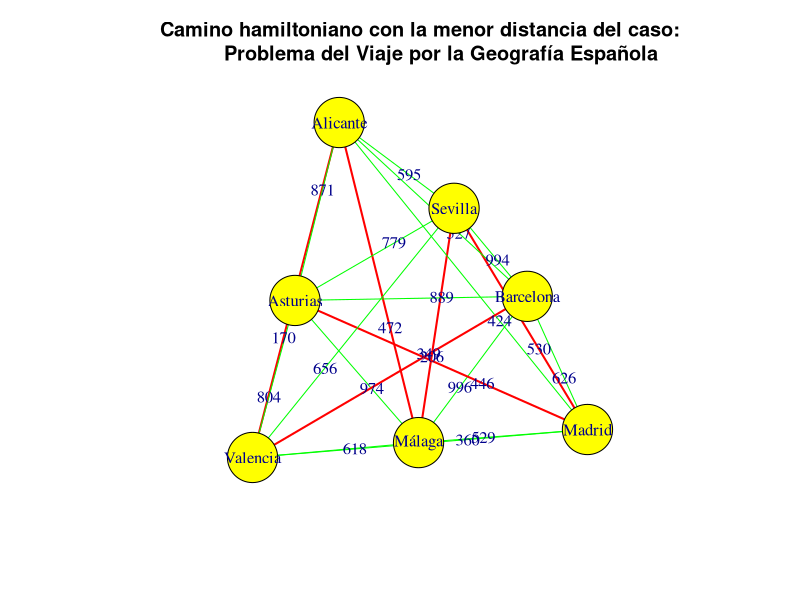

Reproduce this figure in R.
install.packages("igraph")

library(igraph)

ciudades <- c("Málaga", "Madrid", "Barcelona", "Valencia", "Sevilla", "Alicante", "Asturias")

distancias <- data.frame(
  from = c("Málaga", "Málaga", "Málaga", "Málaga", "Málaga", "Málaga",
           "Madrid", "Madrid", "Madrid", "Madrid", "Madrid", 
           "Barcelona", "Barcelona", "Barcelona", "Barcelona", 
           "Valencia", "Valencia", "Valencia", 
           "Sevilla", "Sevilla",
           "Alicante"),
  to = c("Madrid", "Barcelona", "Valencia", "Sevilla", "Alicante", "Asturias",
         "Barcelona", "Valencia", "Sevilla", "Alicante", "Asturias", 
         "Valencia", "Sevilla", "Alicante", "Asturias", 
         "Sevilla", "Alicante", "Asturias", 
         "Alicante", "Asturias", 
         "Asturias"),
  peso = c(529, 996, 618, 206, 472, 974,
           626, 360, 530, 424, 446, 
           349, 994, 527, 889,
           656, 170, 804,
           595, 779,
           871)
)

#Impresion de datos
print(ciudades)

print(distancias)

g <- graph_from_data_frame(distancias, directed = FALSE)
E(g)$weight <- distancias$peso
V(g)$name <- ciudades


is_hamiltonian_path <- function(graph, path) {
  n <- length(V(graph))
  if (length(path) != n) return(FALSE)
  
  for (i in 1:(n - 1)) {
    if (!are_adjacent(graph, path[i], path[i + 1])) return(FALSE) 
  }
  return(TRUE)
}

find_hamiltonian_paths <- function(graph, current_path) {
  if (length(current_path) == length(V(graph))){
    return(list(current_path))
  }
  paths <- list()
  for (neighbor in neighbors(graph, tail(current_path, n=1))) {
    if(!(neighbor %in% current_path)){
      new_path <- c(current_path, neighbor)
      paths <- c(paths, find_hamiltonian_paths(graph, new_path))
    }
  }
  return(paths)
}

calculate_path_distance <- function(graph, path) {
  total_distance <- 0
  
  for (i in 1:(length(path) - 1)) {
    edge_id <- get.edge.ids(graph, c(path[i], path[i + 1]))
    total_distance <- total_distance + E(graph)[edge_id]$weight
  }
  return(total_distance)
}

#Busqueda de cada vertice
hamiltonian_paths <- list()
for (start_vertex in V(g)) {
  hamiltonian_paths <- c(hamiltonian_paths, find_hamiltonian_paths(g, c(start_vertex)))
}

unique_hamiltonian_paths <- Filter(function(path) is_hamiltonian_path(g, path), hamiltonian_paths)

is_unique_path <- function(path, path_list) {
  for (p in path_list) {
    if (all(path == p)) {
      return(FALSE)
    }
  }
  return(TRUE)
}

unique_hamiltonian_paths <- list()
for (path in hamiltonian_paths) {
  if (is_unique_path(path, unique_hamiltonian_paths)) {
    unique_hamiltonian_paths <- c(unique_hamiltonian_paths, list(path))
  }
}


print(unique_hamiltonian_paths)


path_distances <- sapply(unique_hamiltonian_paths, function(path) calculate_path_distance(g, path))


if (length(path_distances) > 0) {
  min_distance <- min(path_distances)
  min_distance_paths <- unique_hamiltonian_paths[path_distances == min_distance]
} else {
  min_distance_paths <- list()
}


if (length(min_distance_paths) > 0) {
  print("Se encontraron caminos Hamiltonianos con la menor distancia:")
  print(min_distance_paths)
  
  min_distance_path <- min_distance_paths[[1]]
  min_distance_value <- calculate_path_distance(g, min_distance_path)
  
  print(paste("La suma de las distancias del menor camino Hamiltoniano es:", min_distance_value, "km"))
  
  E(g)$color <- "green"
  E(g)$width <- 1
  
  for (i in 1:(length(min_distance_path) - 1)) {
    edge_id <- get.edge.ids(g, c(min_distance_path[i], min_distance_path[i + 1]))
    E(g)[edge_id]$color <- "red"
    E(g)[edge_id]$width <- 2
  }
  
  V(g)$color <- ifelse(V(g)$name %in% min_distance_path, "red", "yellow")
  
  plot(g, vertex.label = V(g)$name, vertex.size = 30, vertex.color = V(g)$color,
       edge.color = E(g)$color, edge.width = E(g)$width,
       edge.label = E(g)$weight,
       main = "Camino hamiltoniano con la menor distancia del caso:
       Problema del Viaje por la Geografía Española")
} else {
  print("No se encontraron caminos Hamiltonianos")
}